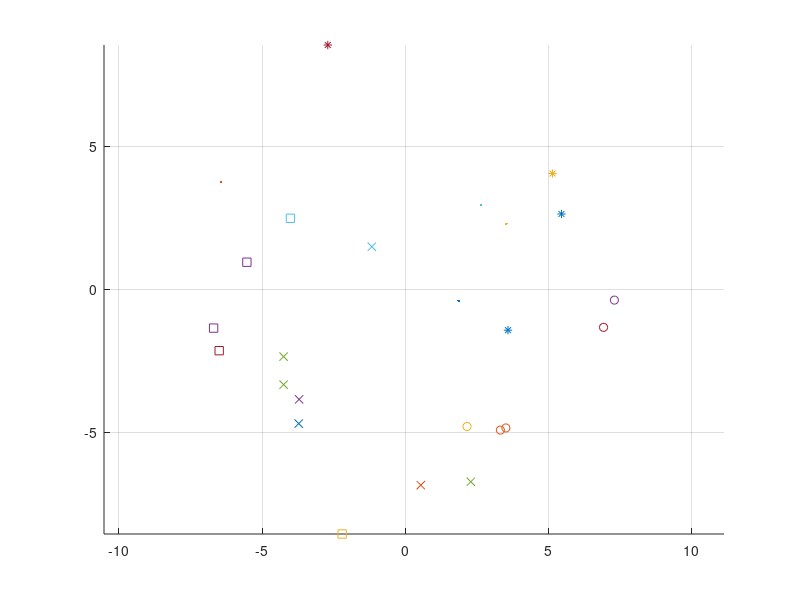

Source code (MATLAB):
close all
clear all

clmax=input('Enter number of classes: ');
if isempty(clmax)
    clmax=5;
end
nmax=input('Enter number of population per class: ');
if isempty(nmax)
    nmax=100;
end
depthmax=input('Enter maximum depth: ');
if isempty(depthmax)
    depthmax=20;
end
mmax=input('Enter number of tree: ');
if isempty(mmax)
    mmax = 10;
end
save('config.mat','clmax','mmax','nmax','depthmax');

grid on
x=[];
data=zeros(nmax*clmax,3);
markers=['x','o','*','.','s','d','^','v','>','<'];
hold on;
for i=1:nmax*clmax
    r=(randn(1)+3)*2;
    class=randi(clmax);
    angle=2*pi/clmax*class+randn()*2*pi/clmax/10+0.5*r;
    data(i,:)=[r*cos(angle), r*sin(angle), class];
    plot(data(i,1),data(i,2),markers(class));
    hold on
end
axis equal
save('data.mat','data')